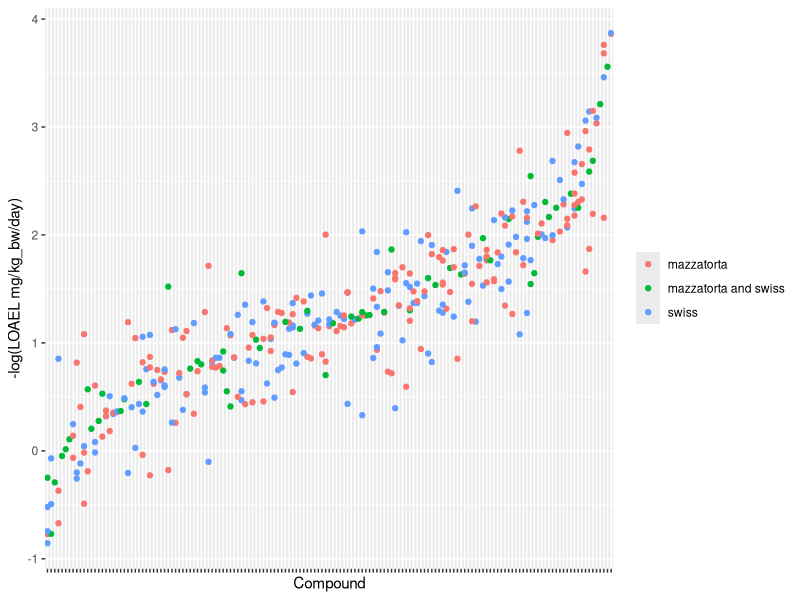

Write R code to recreate this figure.
#!/usr/bin/Rscript
library(ggplot2)
library(grid)
library(gridExtra)

data <- read.csv("data/test_log10.csv",header=T)
data$SMILES <- reorder(data$SMILES,data$LOAEL)
img = ggplot(data,aes(SMILES,LOAEL,ymin = min(LOAEL), ymax=max(LOAEL),color=Dataset)) + geom_point()
img <- img + ylab('-log(LOAEL mg/kg_bw/day)') + xlab('Compound') + theme(axis.text.x = element_blank())  + theme(legend.title=element_blank())
img = img + scale_fill_discrete(breaks=c("Mazzatorta", "Both", "Swiss Federal Office"))

ggsave(file='figures/dataset-variability.pdf', plot=img, width=12,height=8)
